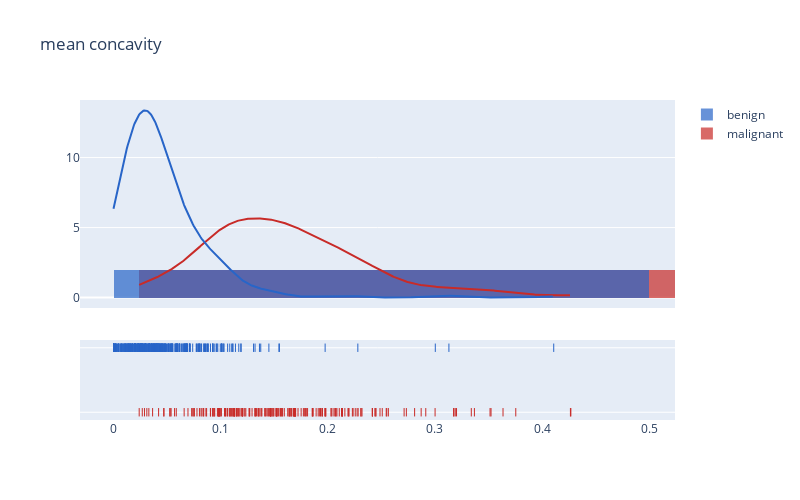

The cell this chart's notebook holds for it:
### Markdown cell above
##### Distributions of `Mean Concavity` by Target:

### Code cell
plot_distribution('mean concavity', .5)

### Figure 1 — Plotly figure (JSON) as saved in the notebook; plotly's stock layout.template omitted (floating-point values rounded to 4 significant figures; data arrays with more than 128 entries replaced by an {"elided": "..."} marker saying what was removed)
{"data": [{"autobinx": false, "histnorm": "probability density", "legendgroup": "malignant", "marker": {"color": "#c82b28"}, "name": "malignant", "opacity": 0.7, "type": "histogram", "x": {"elided": "212 float values"}, "xaxis": "x", "xbins": {"end": 0.4268, "size": 0.5, "start": 0.02398}, "yaxis": "y"}, {"autobinx": false, "histnorm": "probability density", "legendgroup": "benign", "marker": {"color": "#2865c8"}, "name": "benign", "opacity": 0.7, "type": "histogram", "x": {"elided": "357 float values"}, "xaxis": "x", "xbins": {"end": 0.4108, "size": 0.5, "start": 0}, "yaxis": "y"}, {"legendgroup": "malignant", "marker": {"color": "#c82b28"}, "mode": "lines", "name": "malignant", "showlegend": false, "type": "scatter", "x": {"elided": "500 float values"}, "xaxis": "x", "y": {"elided": "500 float values"}, "yaxis": "y"}, {"legendgroup": "benign", "marker": {"color": "#2865c8"}, "mode": "lines", "name": "benign", "showlegend": false, "type": "scatter", "x": {"elided": "500 float values"}, "xaxis": "x", "y": {"elided": "500 float values"}, "yaxis": "y"}, {"legendgroup": "malignant", "marker": {"color": "#c82b28", "symbol": "line-ns-open"}, "mode": "markers", "name": "malignant", "showlegend": false, "type": "scatter", "x": {"elided": "212 float values"}, "xaxis": "x", "y": {"elided": "212 str values"}, "yaxis": "y2"}, {"legendgroup": "benign", "marker": {"color": "#2865c8", "symbol": "line-ns-open"}, "mode": "markers", "name": "benign", "showlegend": false, "type": "scatter", "x": {"elided": "357 float values"}, "xaxis": "x", "y": {"elided": "357 str values"}, "yaxis": "y2"}], "layout": {"barmode": "overlay", "height": 500, "hovermode": "closest", "legend": {"traceorder": "reversed"}, "title": {"text": "mean concavity"}, "width": 800, "xaxis": {"anchor": "y2", "domain": [0, 1], "zeroline": false}, "yaxis": {"anchor": "free", "domain": [0.35, 1], "position": 0}, "yaxis2": {"anchor": "x", "domain": [0, 0.25], "dtick": 1, "showticklabels": false}}}
